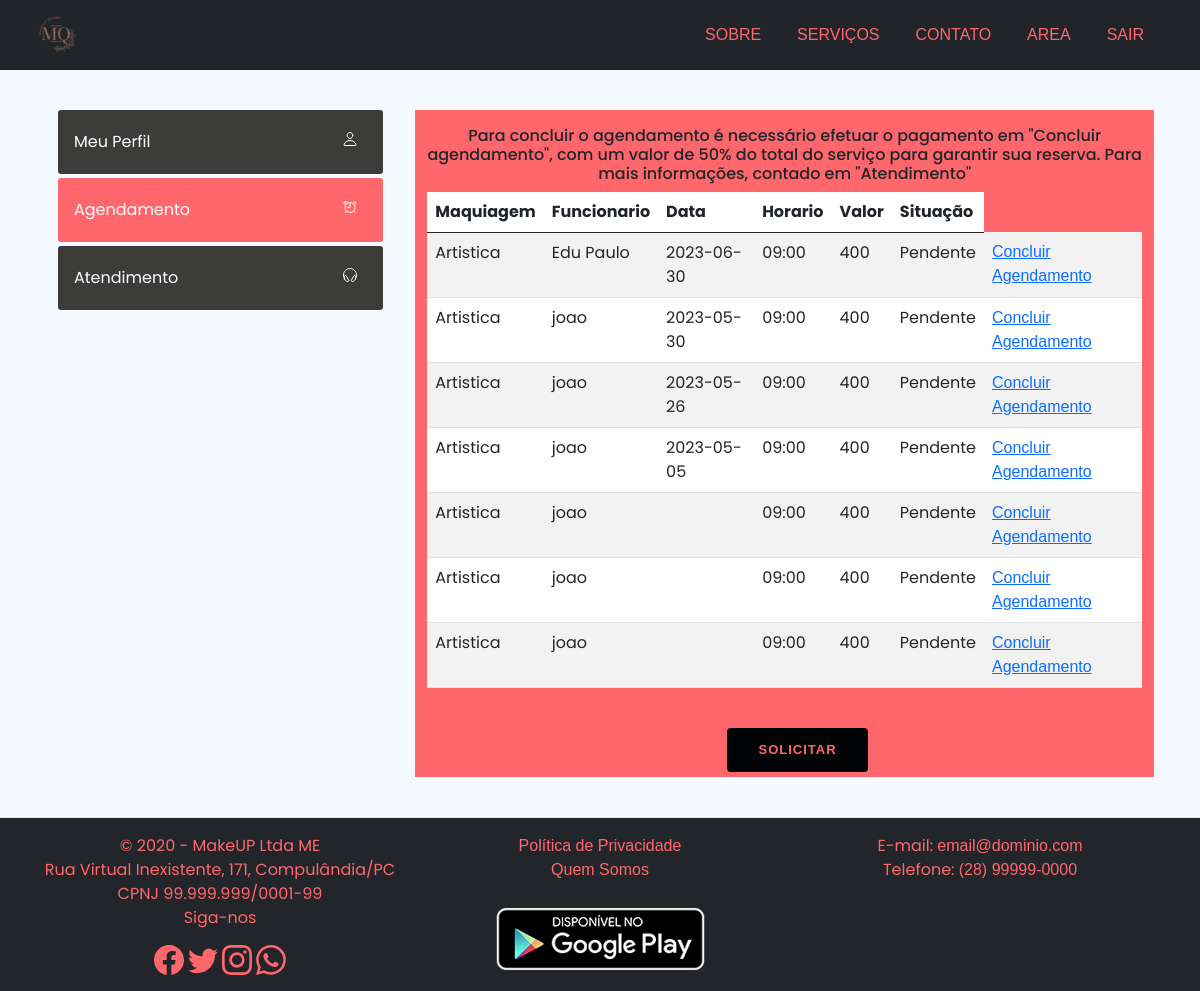
Page /views/cliente/agendamento.php (signed in) on the committed database.
### tables this page shows
CREATE TABLE `agenda` (
  `idAgenda` int(11) NOT NULL,
  `idUsuario` int(11) DEFAULT NULL,
  `funcionario` varchar(30) DEFAULT NULL,
  `dataAgenda` varchar(20) DEFAULT NULL,
  `horario` varchar(5) DEFAULT NULL,
  `fotoAtual` varchar(100) DEFAULT NULL,
  `fotoDesejo` varchar(100) DEFAULT NULL,
  `maquiagem` varchar(30) DEFAULT NULL,
  `pagamento` varchar(30) DEFAULT NULL,
  `situacao` varchar(30) DEFAULT 'Pendente',
  `valor` varchar(30) DEFAULT NULL
);

### views/cliente/agendamento.php (the view, shortened to what this page needs)
<?php
require_once('../../conexao.php');
$id = $_SESSION['idUsuario'];
$sql = 'SELECT * FROM agenda where idUsuario=' . $id;
$resultado = mysqli_query($conexao, $sql);
?>
<!DOCTYPE html>
<html lang="en">
<head>
  <head>
    <link href="https://cdn.jsdelivr.net/npm/bootstrap@5.0.2/dist/css/bootstrap.min.css" rel="stylesheet">
    <link rel="stylesheet" href="../../css/areaCliente.css">
    <link href="https://cdn.jsdelivr.net/npm/bootstrap@5.3.0-alpha3/dist/css/bootstrap.min.css" rel="stylesheet" />
    <link rel="stylesheet" href="https://cdnjs.cloudflare.com/ajax/libs/font-awesome/5.15.2/css/all.min.css" />
    <link href="https://unpkg.com/aos@2.3.1/dist/aos.css" rel="stylesheet" />
    <link rel="stylesheet" href="../../css/style.css">
    <link rel="stylesheet" href="../../css/area.css">
  </head>
<body>
  <div class="d-flex flex-column wrapper">
    <nav class="navbar position-sticky fixed-top navbar-expand-lg navbar-dark bg-dark p-md-3">
      <div class="container-fluid">
        <a href="../../index.php" class="navbar-brand"><img src="../../img/logo/apple-icon-60x60.png" alt=""></a>
        <div class="collapse navbar-collapse" id="navbarNav">
          <ul class="navbar-nav">
            <li class="nav-item">
              <a href="../../quemsomos.php" target="_blank" class="nav-link" style="color: #FF676D;">SOBRE</a>
            </li>
            <li class="nav-item">
              <a href="../../servicos.php" target="_blank" class="nav-link" style="color: #FF676D;">SERVIÇOS</a>
            </li>
            <li class="nav-item">
              <a href="../../index.php#contact" class="nav-link" style="color: #FF676D;">CONTATO</a>
            </li>
            <li class="nav-item">
              <a href="index.php" target="_blank" class="nav-link" style="color: #FF676D;">AREA</a>
            </li>
            <li class="nav-item">
              <a href="../login/action/sair.php" class="nav-link" style="color: #FF676D;">SAIR</a>
            </li>
          </ul>
        </div>
      </div>
    </nav>
    <main class="flex-fill">
      <section data-current-page="perfil" id="profile">
        <div class="container">
          <div class="row">
            <div class="col-12 my-4">
              <div class="row p-3">
                <div class="col-lg-4 col-md-12 profile-menu mb-4 m-lg-0">
                  <ul class="nav flex-column">
                    <li class="nav-item perfil-link">
                      <a href="index.php" class="nav-link perfil-link ">
                        <span>Meu Perfil</span>
                        <i>
                          <ion-icon name="person-outline"></ion-icon>
                        </i>
                      </a>
                    </li>
                    <li class="nav-item seguranca-link">
                      <a href="agendamento.php" class="nav-link active">
                        <span>Agendamento</span>
                        <i>
                          <ion-icon name="alarm-outline"></ion-icon>
                        </i>
                      </a>
                    </li>
                    <li class="nav-item atendimento-link">
                      <a href="Atendimento.php" class="nav-link ">
                        <span>Atendimento</span>
                        <i>
                          <ion-icon name="headset-outline"></ion-icon>
                        </i>
                      </a>
                    </li>
                  </ul>
                </div>
                <div class="col-lg-8 col-md-12 content m-lg-0 a">
                  <h6 class="mt-3 text-center">Para concluir o agendamento é necessário efetuar o pagamento em "Concluir agendamento", com um valor de 50% do total do serviço para garantir sua reserva. Para mais informações, contado em "Atendimento" </h6>
                  <table class="table table-striped table-hover">
                    <thead>
                      <th>Maquiagem</th>
                      <th>Funcionario</th>
                      <th>Data</th>
                      <th>Horario</th>
                      <th>Valor</th>
                      <th>Situação</th>
                    </thead>
                    <tbody>
                      <?php while ($row = mysqli_fetch_assoc($resultado)) {
                      ?>
                        <tr>
                          <td> <?php echo $row["maquiagem"] ?></td>
                          <td> <?php echo $row["funcionario"] ?> </td>
                          <td> <?php echo $row["dataAgenda"] ?></td>
                          <td> <?php echo $row["horario"] ?> </td>
                          <td> <?php echo $row["valor"] ?> </td>
                          <td> <?php echo $row["situacao"] ?></td>
                          <td>
                            <a href="finalizar-compra.php?id=<?php echo $row['idAgenda'] ?>">Concluir Agendamento</a>
                          </td>
                        </tr>
                      <?php }  ?>
                    </tbody>
                  </table>
                  <button class="btn mt-4"><a href="ConcluirAgendamento.php" class="btn1">Solicitar</a></button>
                </div>
      </section>
    </main>
    <footer class="border-top text-muted" style="background-color:#222529;">
      <div class="container text">
        <div class="row py-3">
          <div class="col-12 col-md-4 text-center as">
            &copy; 2020 - MakeUP Ltda ME<br>
            Rua Virtual Inexistente, 171, Compulândia/PC <br>
            CPNJ 99.999.999/0001-99<br>
            Siga-nos
            <div class="icons">
              <a href="#"></a>
              <a href="#"></a>
              <a href="#"></a>
              <a href="#"></a>
            </div>
          </div>
          <div class="col-12 col-md-4 text-center">
            <a href="../../../privacidade.php" class="text-decoration-none text">
              Política de Privacidade
            </a><br>
            <a href="../../quemsomos.php" class="text-decoration-none text">
              Quem Somos
            </a><br><br>
            <img src="../../img/Google-Play.png" alt="">
          </div>
          <div class="col-12 col-md-4 text-center">
            E-mail: <a href="mailto:email@dominio.com" class="text-decoration-none text">
              email@dominio.com
            </a><br>
            Telefone: <a href="phone:28999990000" class="text-decoration-none text">
              (28) 99999-0000
            </a>
          </div>
        </div>
      </div>
    </footer>
  </div>
</body>
</html>
</body>
</html>

### css/areaCliente.css (style rules this page uses)
html { height: 100%; min-height: 100%; }
a { color: black; text-decoration: none; font-family: sans-serif; }
.nav-item { margin-right: 20px; }
#profile ul.nav .nav-item a.nav-link.active, #profile ul.nav .nav-item a.nav-link:hover { background-color: #FF676D; }
#profile ul.nav .nav-item a.nav-link { background-color: #3c3c3b; color: white; border-radius: 3px; padding-top: 20px; padding-bottom: 20px; }
*, *::before, *::after { box-sizing: border-box; }
section { display: block; }
ul i { float: right; height: 48px; }
.a { background: #FF676D; }

### css/style.css (style rules this page uses)
* { margin: 0; padding: 0; box-sizing: border-box; font-family: 'Poppins', sans-serif; }
body { background: aliceblue; }
i { width: 25px; height: 25px; }
.text, .icons a { color: #FF676D; }
.icons { margin-top: 15px; }
.nav-item a { color: #FF676D; }
.wrapper { min-height: 100vh; }

### css/area.css (style rules this page uses)
* { margin: 0; padding: 0; box-sizing: border-box; font-family: "Poppins", sans-serif; }
body { min-height: 100%; background: #f4faff; }
nav { position: fixed; top: 0; left: 0; height: 70px; width: 100%; display: flex; align-items: center; background: #fff; box-shadow: 0 0 1px rgba(0, 0, 0, 0.1); }
button { margin: 5px; }

### views/cliente/agendamento.php (style rules this page uses)
.btn { border-radius: 4px; height: 44px; font-size: 13px; font-weight: 600; text-transform: uppercase; -webkit-transition: all 200ms linear; transition: all 200ms linear; padding: 0 30px; letter-spacing: 1px; display: -webkit-inline-flex; display: -ms-inline-flexbox; display: inline-flex; align-items: center; background-color: #020305; color: #FF676D; margin-left: 42%; }
.btn1 { text-decoration: none; color: #ff676d; }

### rows in the picture
agenda: maquiagem "Artistica", funcionario "Edu Paulo", dataAgenda "2023-06-30", horario "09:00", valor "400", situacao "Pendente"
agenda: maquiagem "Artistica", funcionario "joao", dataAgenda "2023-05-30", horario "09:00", valor "400", situacao "Pendente"
agenda: maquiagem "Artistica", funcionario "joao", dataAgenda "2023-05-26", horario "09:00", valor "400", situacao "Pendente"
agenda: maquiagem "Artistica", funcionario "joao", dataAgenda "2023-05-05", horario "09:00", valor "400", situacao "Pendente"
agenda: maquiagem "Artistica", funcionario "joao", horario "09:00", valor "400", situacao "Pendente"
agenda: maquiagem "Artistica", funcionario "joao", horario "09:00", valor "400", situacao "Pendente"
agenda: maquiagem "Artistica", funcionario "joao", horario "09:00", valor "400", situacao "Pendente"
